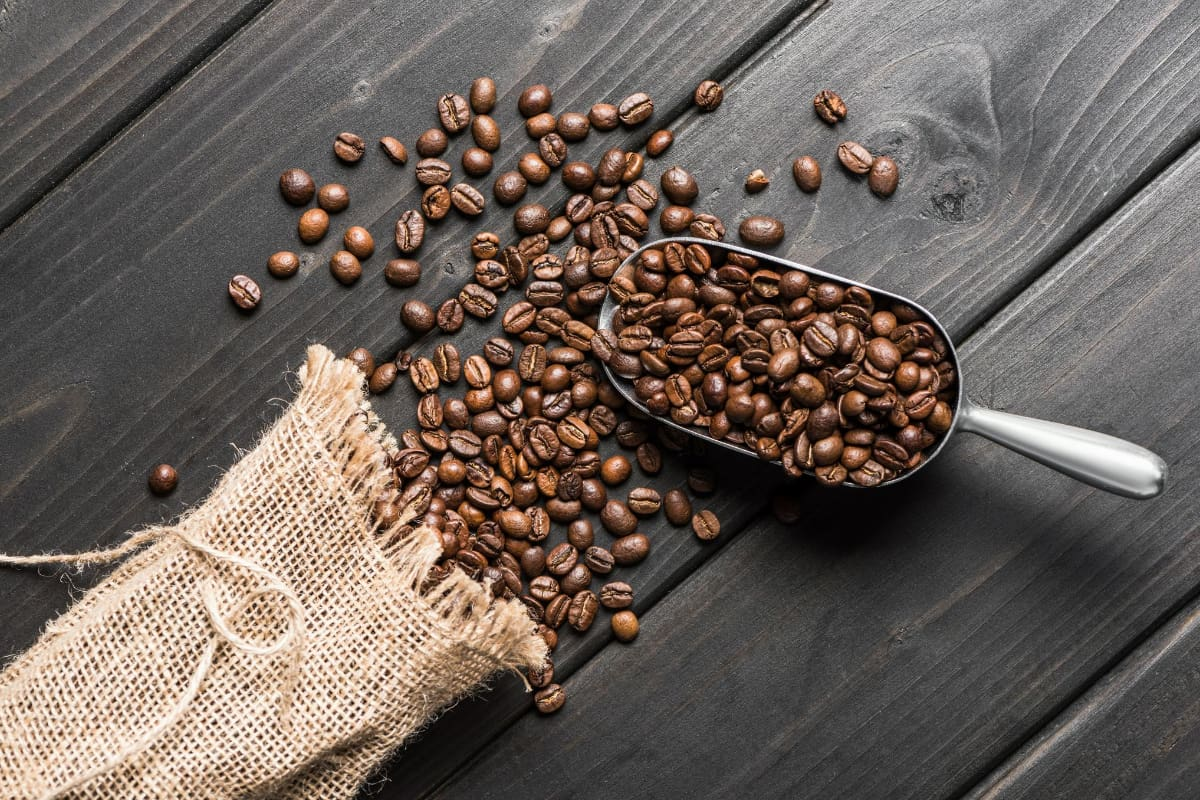
%> input picture Minggu 3/kopi.jpg, 1200 x 800 px
$ octave acara4.m   (GNU Octave 9; MATLAB toolbox functions it lacks are replaced by stand-ins)
%> lines starting %> are read from the running program, lines starting %| are printed output that depends on the picture
gambar = imread('kopi.jpg');
%> gambar is the input picture: size 800x1200x3 uint8; mean R, G, B 107.9, 97.1, 90.1
kopi = rgb2gray(gambar);
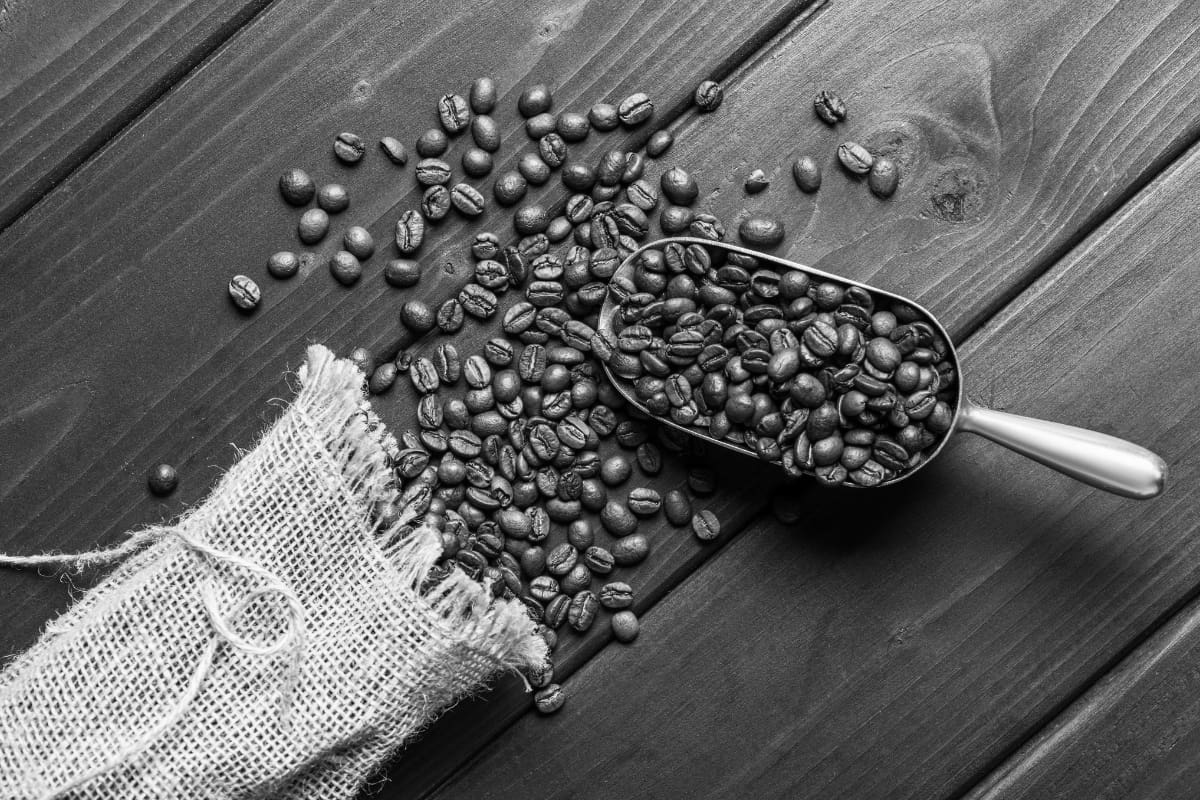
%> kopi: size 800x1200 uint8; min 0, max 255, mean 99.5
HQ = histeq(kopi);
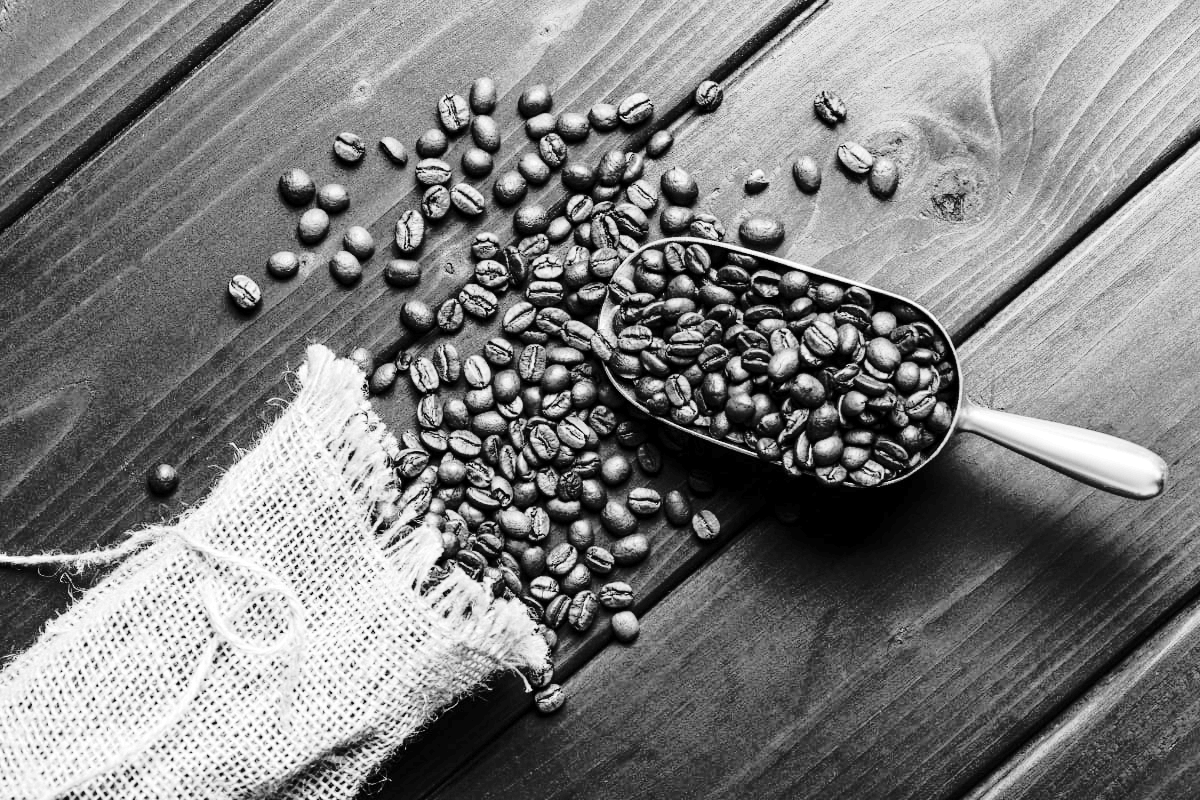
%> HQ: size 800x1200 uint8; min 0, max 255, mean 126.3
subplot(1,6,1),imshow(gambar),title('Citra Asli');
subplot(1,6,2),imshow(kopi),title('Citra Grayscale');
subplot(1,6,3),imshow(HQ),title('Hist. Equalization');
subplot(1,6,4),imhist(gambar),title('Histogram Asli');
subplot(1,6,5),imhist(kopi),title('Histogram Grayscale');
subplot(1,6,6),imhist(HQ),title('Histogram HQ');
%> after `title('Histogram HQ')`:
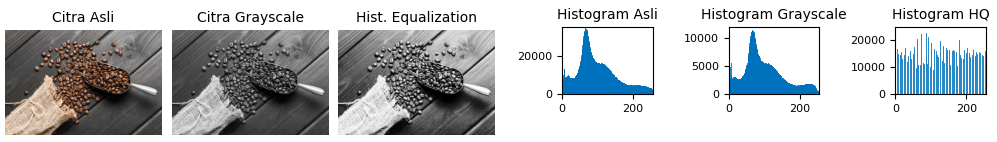
%> figure redrawn from the program's plot data, 6 panels

$ run again, with Minggu 3/ikan.jpg copied over Minggu 3/kopi.jpg
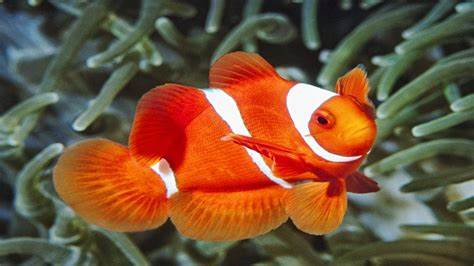
%> input picture Minggu 3/ikan.jpg, 474 x 266 px
%> gambar is the input picture: size 266x474x3 uint8; mean R, G, B 116.4, 84.5, 59.1
%> `kopi = rgb2gray(gambar);`:
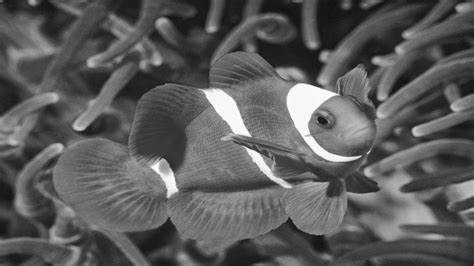
%> kopi: size 266x474 uint8; min 6, max 255, mean 91.1
%> `HQ = histeq(kopi);`:
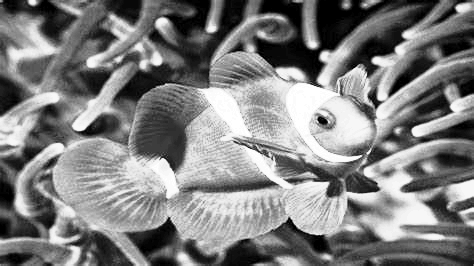
%> HQ: size 266x474 uint8; min 0, max 255, mean 126.5
